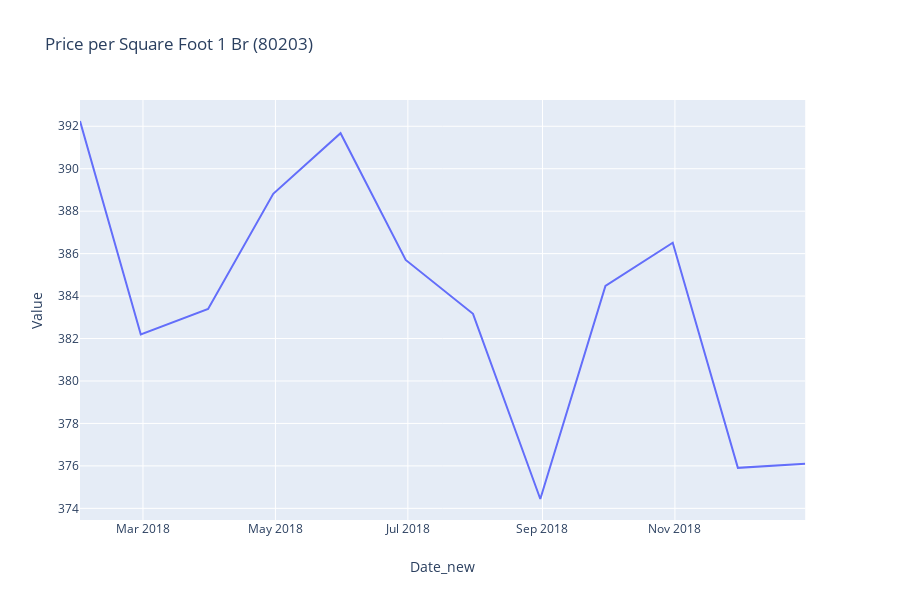

The notebook cell saved with this chart:
### Code cell
sqft_line = px.line(sqft, x="Date_new", y="Value", title='Price per Square Foot 1 Br (80203)')
sqft_line

### Figure 1 — Plotly figure (JSON) as saved in the notebook; plotly's stock layout.template omitted (floating-point values rounded to 4 significant figures)
{"data": [{"hoverlabel": {"namelength": 0}, "hovertemplate": "Date_new=%{x}<br>Value=%{y}", "legendgroup": "", "line": {"color": "#636efa", "dash": "solid"}, "mode": "lines", "name": "", "showlegend": false, "type": "scatter", "x": ["2018-01-31T00:00:00", "2018-02-28T00:00:00", "2018-03-31T00:00:00", "2018-04-30T00:00:00", "2018-05-31T00:00:00", "2018-06-30T00:00:00", "2018-07-31T00:00:00", "2018-08-31T00:00:00", "2018-09-30T00:00:00", "2018-10-31T00:00:00", "2018-11-30T00:00:00", "2018-12-31T00:00:00"], "xaxis": "x", "y": [392.2, 382.2, 383.4, 388.8, 391.7, 385.7, 383.2, 374.4, 384.5, 386.5, 375.9, 376.1], "yaxis": "y"}], "layout": {"height": 600, "legend": {"tracegroupgap": 0}, "title": {"text": "Price per Square Foot 1 Br (80203)"}, "xaxis": {"anchor": "y", "domain": [0, 0.98], "title": {"text": "Date_new"}}, "yaxis": {"anchor": "x", "domain": [0, 1], "title": {"text": "Value"}}}}
